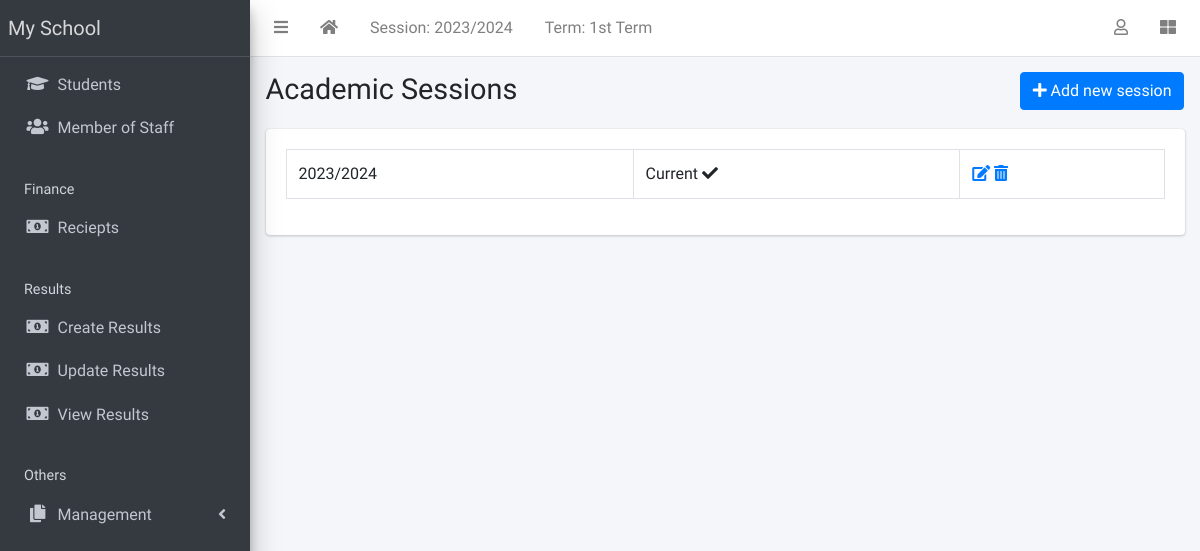
Before: /session/list/ (signed in) with the older database file.
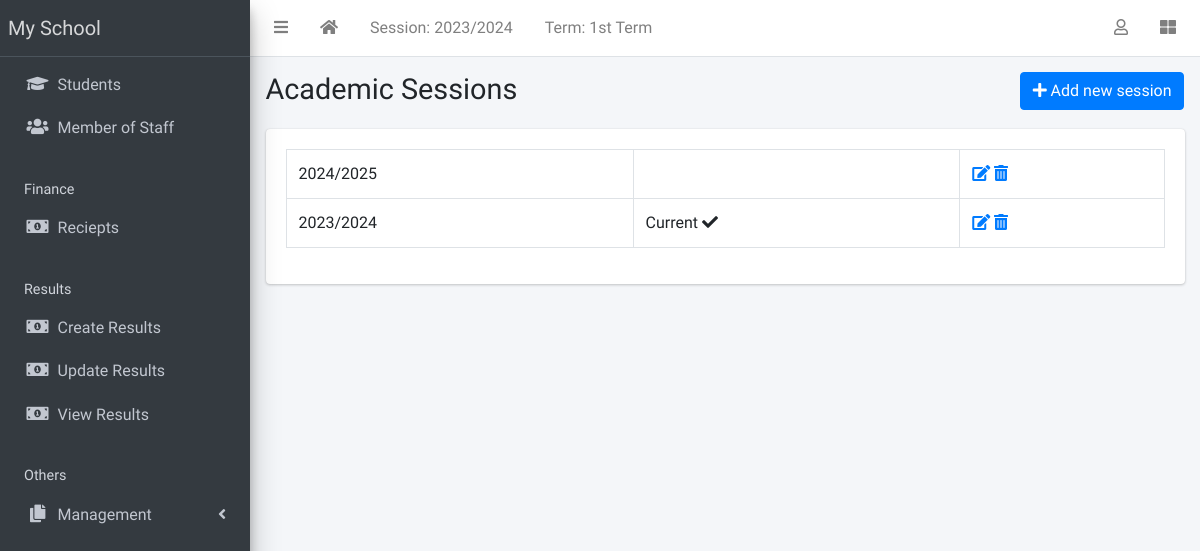
After: the same page with the newer database file.
### apps/corecode/models.py (models this page shows)
class AcademicSession(models.Model):
    name = models.CharField(max_length=200, unique=True)
    current = models.BooleanField(default=True)
    class Meta:
        ordering = ["-name"]
    def __str__(self):
        return self.name

### apps/corecode/views.py (the view)
# urls.py: path("session/list/", SessionListView.as_view(), name="sessions"),
class SessionListView(LoginRequiredMixin, SuccessMessageMixin, ListView):
    model = AcademicSession
    template_name = "corecode/session_list.html"
    def get_context_data(self, **kwargs):
        context = super().get_context_data(**kwargs)
        context["form"] = AcademicSessionForm()
        return context

### apps/corecode/context_processors.py (called while the page is built)
def site_defaults(request):
    current_session = AcademicSession.objects.get(current=True)
    current_term = AcademicTerm.objects.get(current=True)
    vals = SiteConfig.objects.all()
    contexts = {
        "current_session": current_session.name,
        "current_term": current_term.name,
    }
    for val in vals:
        contexts[val.key] = val.value
    return contexts

### apps/corecode/templates/corecode/session_list.html (shortened to what this page needs)
{% extends 'base.html' %}
{% load widget_tweaks %}
{% block title %}
Academic Sessions
{% endblock title %}
{% block breadcrumb %}
  <a class="btn btn-primary" href="#" data-toggle="modal" data-target="#modal1">
    <i class="fa fa-plus"></i>
    Add new session
  </a>
{% endblock breadcrumb %}
{% block content %}
  <div class="row">
    <div class="col-sm-12">
        <table class="table table-bordered">
          <tbody>
            {% for object in object_list %}
            <tr>
              <td>{{ object }}</td>
              <td>
                {% if object.current == True %}
                  Current <i class="fa fa-check"></i>
                {% endif %}
              </td>
              <td><a href="{% url 'session-update' object.id %}"><i
                    class="fa fa-edit"></i></a> <a
                  href="{% url 'session-delete' object.id %}"><i
                    class="fa fa-trash-alt"></i></a></td>
            </tr>
            {% endfor %}
          </tbody>
        </table>
    </div>
  </div>
{% endblock content %}

### templates/base.html (shortened to what the changed rows need)
{% load static %}
<!DOCTYPE html>
<html lang="en">
<head>
  <link rel="stylesheet" href="{% static 'plugins/fontawesome-free/css/all.min.css' %}">
  <link rel="stylesheet" href="{% static 'plugins/toastr/toastr.min.css' %}">
  <link rel="stylesheet"
    href="{% static 'plugins/overlayScrollbars/css/OverlayScrollbars.min.css' %}">
  <link rel="stylesheet" href="{% static 'plugins/Datatables/datatables.min.css' %}" />
  <link rel="stylesheet" href="{% static 'dist/css/adminlte.min.css' %}">
</head>
<body
  class="hold-transition sidebar-mini layout-fixed layout-navbar-fixed layout-footer-fixed">
  <div class="wrapper">
    <nav class="main-header navbar navbar-expand navbar-white navbar-light">
      <ul class="navbar-nav">
        <li class="nav-item d-none d-sm-inline-block">
          <a href="{% url 'current-session' %}" class="nav-link">Session: {{ current_session }}</a>
        </li>
      </ul>
    </nav>
    <div class="content-wrapper">
      <section class="content-header">
        <div class="container-fluid">
          <div class="row mb-1">
            <div class="col-sm-8">
              <h1>{% block title %}{% endblock title %}</h1>
            </div>
          </div>
        </div>
      </section>
      <section class="content">
        <div class="container-fluid">
          <div class="row">
            <div class="col-md-12">
              {% block fullcard %}
              <div class="card">
                <div class="card-body">
                  <div class="row">
                    <div class="col">
                      {% block content %}
                      {% endblock content %}
                    </div>
                  </div>
                </div>
              </div>
              {% endblock fullcard %}
            </div>
          </div>
        </div>
      </section>
    </div>
  </div>
</body>
</html>

Changed rows visible on the page:
added AcademicSession: name "2024/2025"
